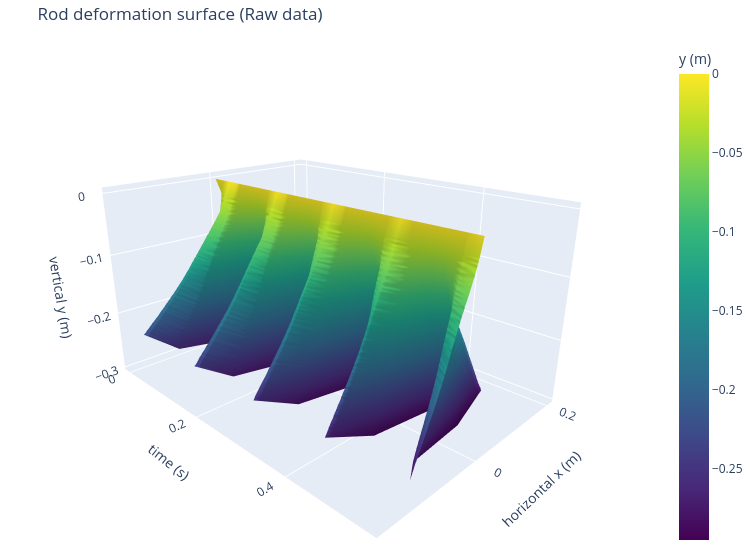

Here is the notebook cell this chart was saved with:
### Code cell
import numpy as np
import plotly.graph_objects as go

# Subsample frames for speed (every 4th frame)
_stride = 4
_frames = np.arange(0, n_frames, _stride)
_n_pts  = N_VIDEO_PTS

# Grids: rows = spatial nodes, cols = subsampled frames
X_grid = x_m[_frames, :].T                        # (n_pts, n_t)  horizontal position
T_grid = np.tile(t_raw[_frames], (_n_pts, 1))      # (n_pts, n_t)  time
Y_grid = y_m[_frames, :].T                        # (n_pts, n_t)  vertical position

# ── Plotly 3D surface (rotatable) ─────────────────────────────────────────
fig3d = go.Figure(go.Surface(
    x=T_grid,
    y=X_grid,
    z=Y_grid,
    colorscale='viridis',
    colorbar=dict(title='y (m)'),
))
fig3d.update_layout(
    title='Rod deformation surface (Raw data)',
    scene=dict(
        xaxis_title='time (s)',
        yaxis_title='horizontal x (m)',
        zaxis_title='vertical y (m)',
        camera=dict(eye=dict(x=1.5, y=-1.5, z=0.8))
    ),
    width=750, height=550, margin=dict(l=0, r=0, t=40, b=0)
)
fig3d.show()

# ── Static Matplotlib version (saved to file) ─────────────────────────────
# fig2, ax2 = plt.subplots(figsize=(8, 5), dpi=100,
#                           subplot_kw=dict(projection='3d'))
# ax2.plot_surface(X_grid, T_grid, Y_grid,
#                  cmap='viridis', linewidth=0, antialiased=True, alpha=0.85)
# ax2.set_xlabel('Horizontal x (m)')
# ax2.set_ylabel('Time (s)')
# ax2.set_zlabel('Vertical y (m)')
# ax2.set_title('Rod deformation surface')
# plt.tight_layout()
# plt.savefig('../Figure_1.png', dpi=150, bbox_inches='tight')
# plt.show()

### Figure 1 — Plotly figure (JSON) as saved in the notebook; plotly's stock layout.template omitted (floating-point values rounded to 4 significant figures; data arrays with more than 128 entries replaced by an {"elided": "..."} marker saying what was removed)
{"data": [{"colorbar": {"title": {"text": "y (m)"}}, "colorscale": [[0, "#440154"], [0.1111, "#482878"], [0.2222, "#3e4989"], [0.3333, "#31688e"], [0.4444, "#26828e"], [0.5556, "#1f9e89"], [0.6667, "#35b779"], [0.7778, "#6ece58"], [0.8889, "#b5de2b"], [1, "#fde725"]], "type": "surface", "x": {"elided": "100x27 float values"}, "y": {"elided": "100x27 float values"}, "z": {"elided": "100x27 float values"}}], "layout": {"height": 550, "margin": {"b": 0, "l": 0, "r": 0, "t": 40}, "scene": {"camera": {"eye": {"x": 1.5, "y": -1.5, "z": 0.8}}, "xaxis": {"title": {"text": "time (s)"}}, "yaxis": {"title": {"text": "horizontal x (m)"}}, "zaxis": {"title": {"text": "vertical y (m)"}}}, "title": {"text": "Rod deformation surface (Raw data)"}, "width": 750}}
